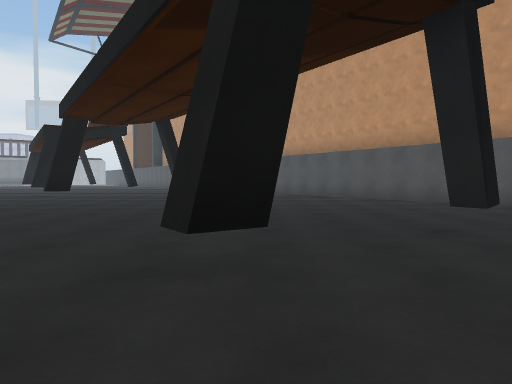
View 1 (above)

24 first-person views from a walk through a scene from a Unity 3-D project. The camera is 1.2 m above the floor, tilts 2° down and sees 70° across. The floor is counted in squares, 2 m on a side. Each view is taken from the middle of a square. On the plan, view 1 faces up. The plan holds only what a view shows up to about 10 squares ahead; the rest is blank. The place goes on beyond the plan. The player is left out.

View 2
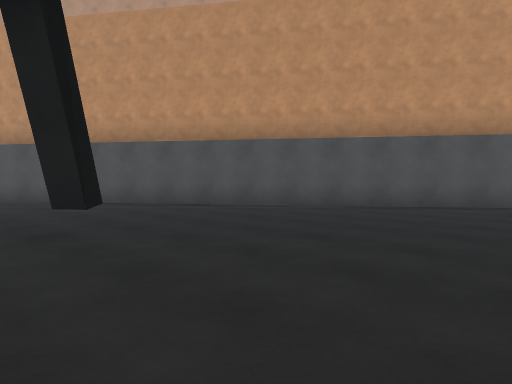

View 3
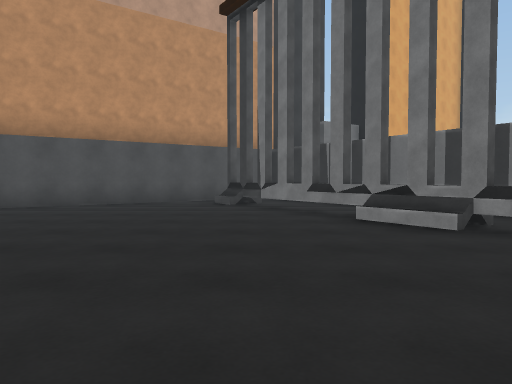

View 4
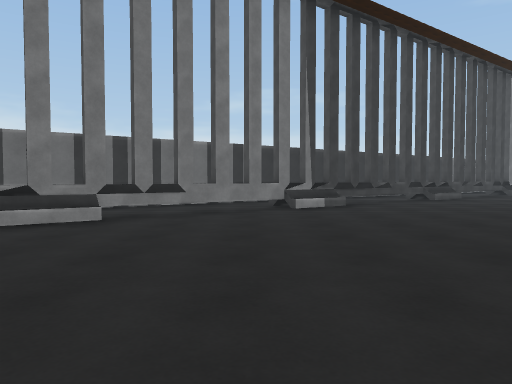

View 5
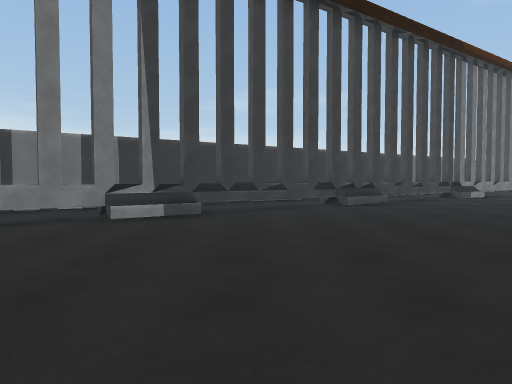

View 6
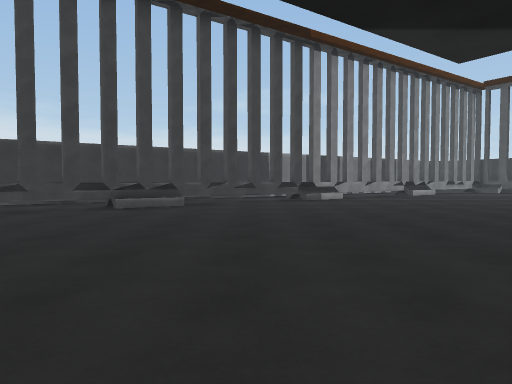

View 7
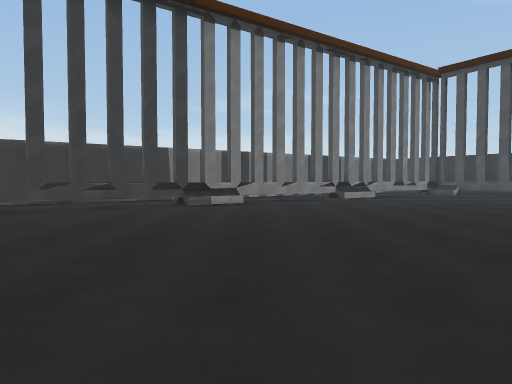

View 8
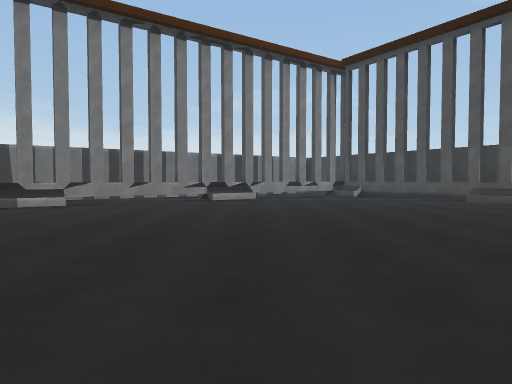

View 9
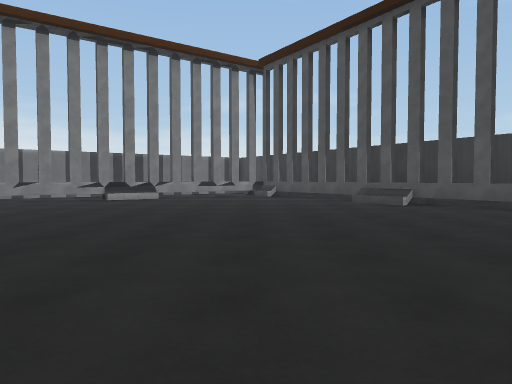

View 10
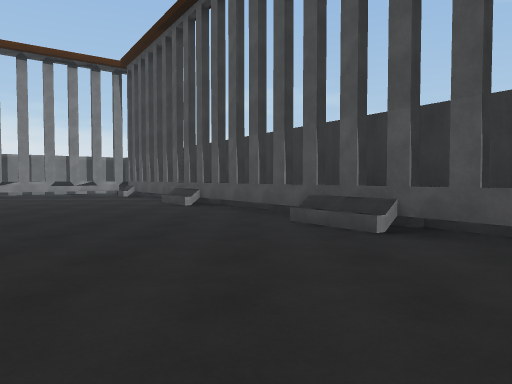

View 11
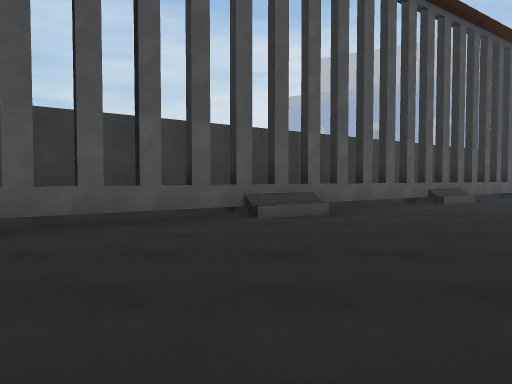

View 12
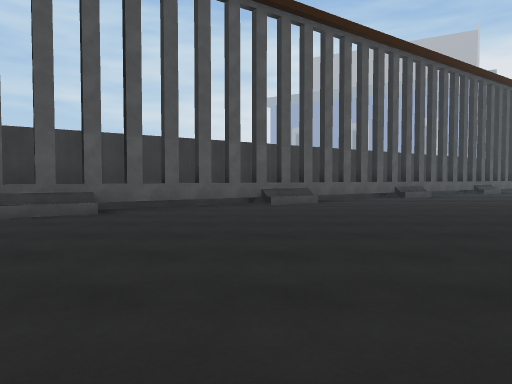

View 13
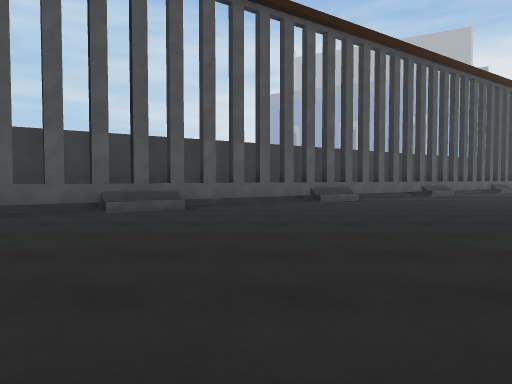

View 14
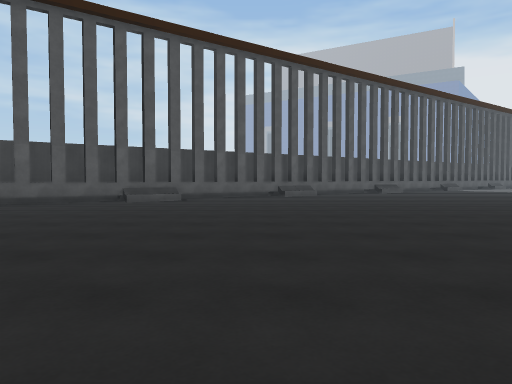

View 15
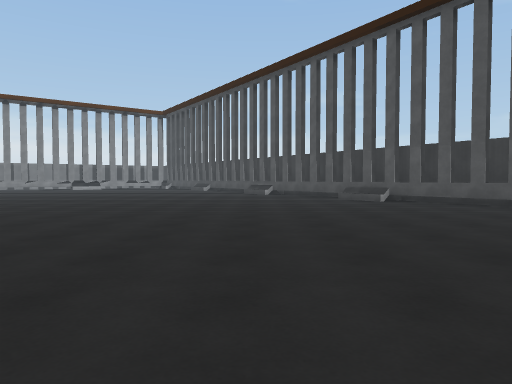

View 16
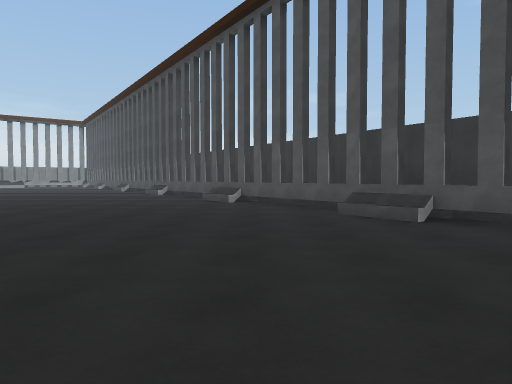

View 17
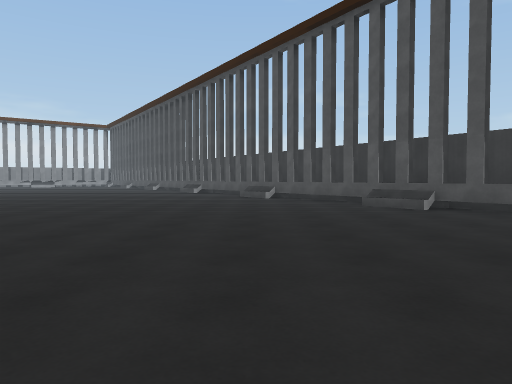

View 18
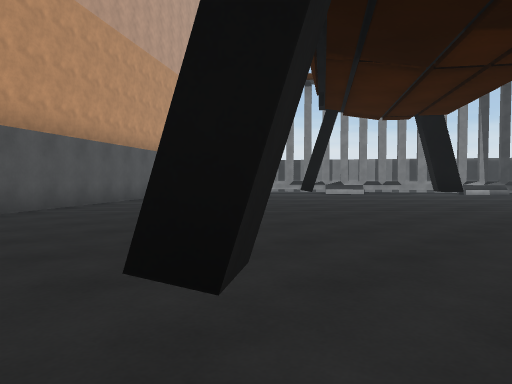

View 19
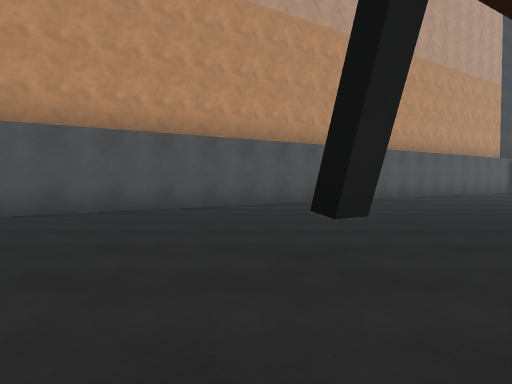

View 20
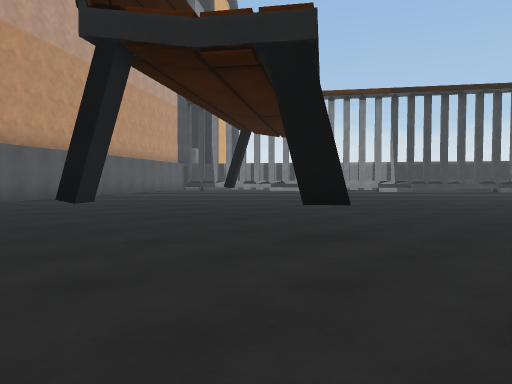

View 21
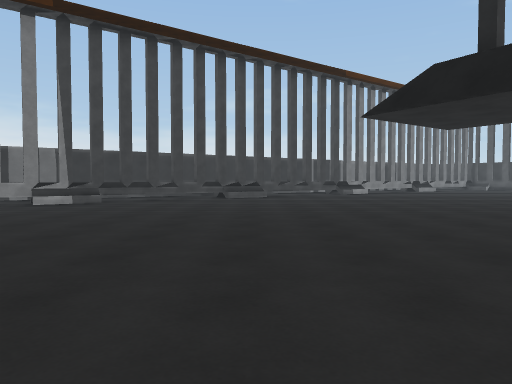

View 22
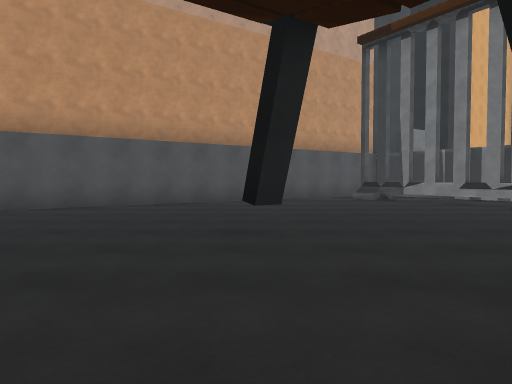

View 23
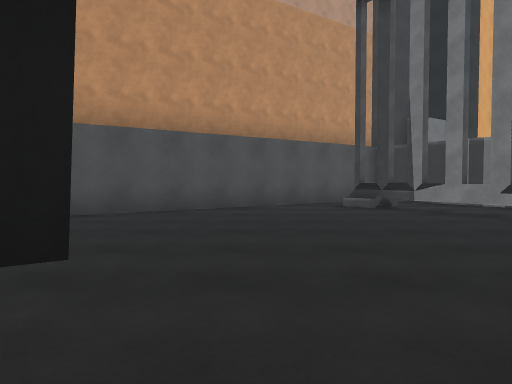

View 24
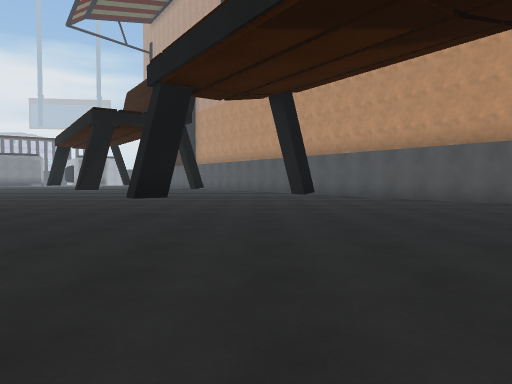

### Floor plan
Key: @ floor where view 1 was taken; # wall or solid block; . floor; T thing the floor can be seen under or through.
Columns run from 31 left of view 1 to 11 right of it. Each row starts with its distance up from view 1.
 14 ...                           ...#
 13 ....                  ..#........##
 12 ......                ............##
 11 .......               .............#
 10 .........              ......#.....##
  9 ..........              ..#.........##
  8 ...........             .............##
  7 ..........               .............#
  6 ...........              .............##
  5 #...........             ..............##
  4 #...........             ........#......#
  3 ##...........             ..............##
  2  ##...........           ......#.........##
  1   ##..........           .................#
  0   ##...........         .......@.......TT.#
 -1    ##...........       ...............TT..#
 -2     ##..........      ..............#######
 -3     ##........... .  ..............##
 -4      ##...... ...................##
 -5       ##........................##
 -6        #......................###
 -7        ##....................##
 -8         ##.................###
 -9          #................##
-10          ##.............###
-11           ##...........##
-12            ##.........##
-13            ##....... ##

Where each view was taken, in squares from view 1:
view 1: 0 up, 0 right, facing up
view 2: 0 up, 1 right, facing up-right
view 3: 0 up, 0 right, facing right
view 4: 3 up, 2 right, facing down
view 5: 1 up, 1 left, facing down
view 6: 0 up, 6 left, facing down
view 7: 2 down, 9 left, facing down
view 8: 3 down, 13 left, facing down
view 9: 3 down, 16 left, facing down
view 10: 3 down, 21 left, facing down
view 11: 4 down, 19 left, facing left
view 12: 0 up, 19 left, facing left
view 13: 3 up, 21 left, facing left
view 14: 8 up, 21 left, facing left
view 15: 7 up, 22 left, facing down
view 16: 11 up, 29 left, facing down
view 17: 13 up, 28 left, facing down
view 18: 11 up, 3 left, facing down-right
view 19: 11 up, 5 left, facing right
view 20: 12 up, 7 left, facing down-right
view 21: 4 up, 4 left, facing down
view 22: 4 up, 2 left, facing right
view 23: 3 up, 1 right, facing right
view 24: 3 up, 3 left, facing up
